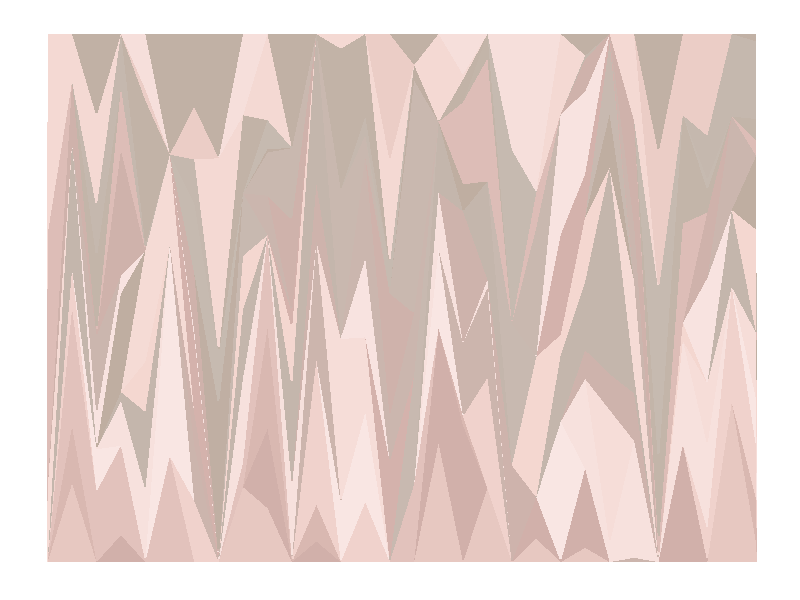

Recreate this plot in R.
set.seed(345)
library(ggplot2)
library(RColorBrewer)
ngroup=30
names=paste("G_",seq(1,ngroup),sep="")
DAT=data.frame()

for(i in seq(1:30)){
  data=data.frame( matrix(0, ngroup , 3))
  data[,1]=i
  data[,2]=sample(names, nrow(data))
  data[,3]=prop.table(sample( c(rep(0,100),c(1:ngroup)) ,nrow(data)))
  DAT=rbind(DAT,data)
}
colnames(DAT)=c("Year","Group","Value")
DAT=DAT[order( DAT$Year, DAT$Group) , ]


coul = c("#bfaea1", "#c7bbb1", "#d2b0aa", "#f4d7d0", "#f9e6e3")
coul = colorRampPalette(coul)(ngroup)
coul=coul[sample(c(1:length(coul)) , size=length(coul) ) ]

#coul = c("#66545e", "#a39193", "#aa6f73", "#aa6f73", "#f6e0b5")

ggplot(DAT, aes(x=Year, y=Value, fill=Group )) + 
  geom_area(alpha=1  )+
  theme_bw() +
  #scale_fill_brewer(colour="red", breaks=rev(levels(DAT$Group)))+
  scale_fill_manual(values = coul)+
  theme(
    text = element_blank(),
    line = element_blank(),
    title = element_blank(),
    legend.position="none",
    panel.border = element_blank(),
    panel.background = element_blank())
